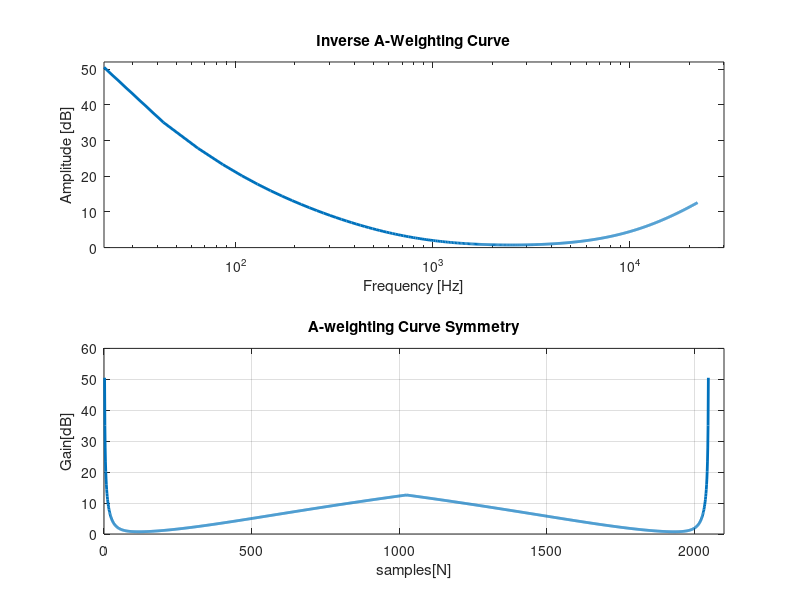
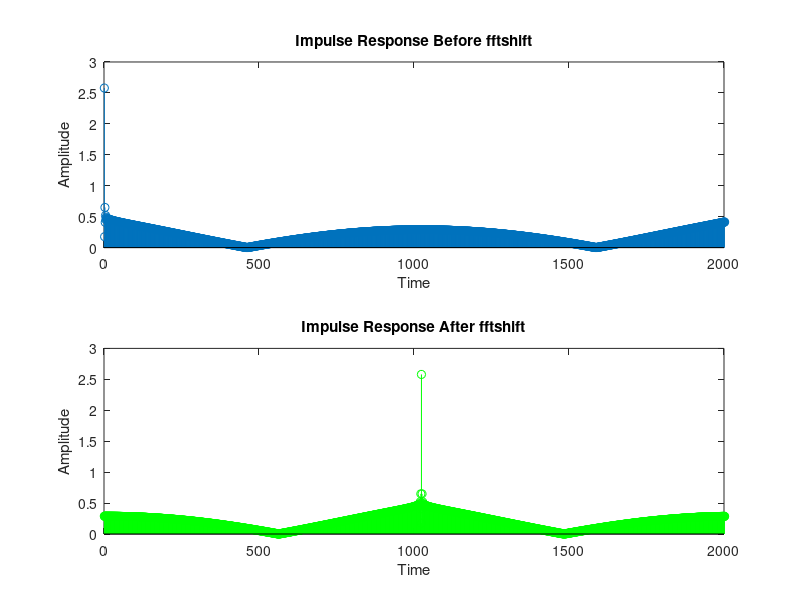
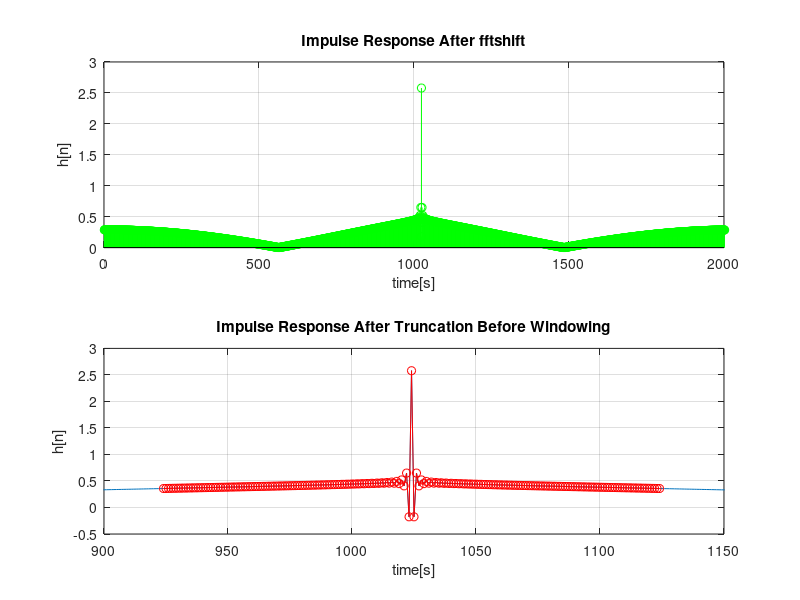
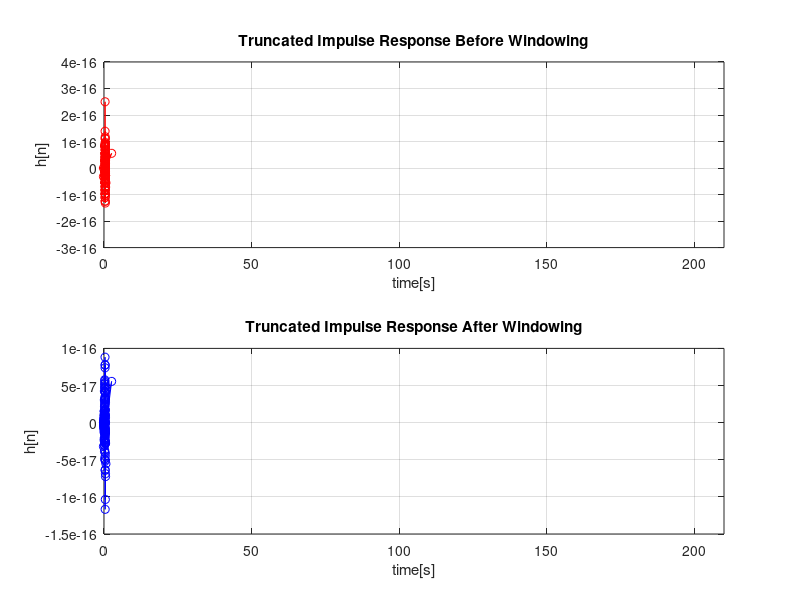

The MATLAB script that drew these images, in order:
%FIR filter design frequency - response method for loudness control
%(inverse A - weighted curve)

close all
clear all

Fs = 44100; %sampling frequency 
N = 2048;%DFT length
f = (0:N/2-1)'/(N/2) * Fs/2; %Creates a frequency vector

%%

%A - weighting curve equation

fSq = f .* f;

H = ((fSq + 20.6 .^ 2) .* (fSq + 12194 .^ 2) .* sqrt((fSq + 107.7 .^ 2).*(fSq + 737.9 .^ 2))) ./ ((12194 .^ 2) .* f .^ 4);
H(1) = 0; 

%tests A-weighting curve
figure (1);
subplot(211)
semilogx(f, (20*log10(H)),'linewidth', 2);
xlabel('Frequency [Hz]');
ylabel('Amplitude [dB]');
title('Inverse A-Weighting Curve');
ylim([0 52])
xlim([0 30000])

%%
% Symmetry

H = [H; flipud(H(2:end))]; %alternative (to below) for H using coloums instead of rows 
% (uses one line instead of two and avoids concatination errors)
 
% R(1:1024) = InvA;
% R(22051:44100 - 1) = fliplr(InvA(2:end));

%tests symmetry
subplot(212)
plot(20*log10(H),'linewidth',2) %xaxis frequency Hz (logarithimic), yaxis dB (20*log10)
grid on
xlabel('samples[N]')
ylabel('Gain[dB]')
title('A-weighting Curve Symmetry')
xlim([0 2100])

%%

%take the inverse fast fourier transform to obtain h(n) 
 
h = ifft(H); %inverse FFT of symmetrical impulse response

figure(2)
subplot(211)
stem(abs(real(h)));
title('Impulse Response Before fftshift')
ylabel('Amplitude')
xlabel('Time')
xlim([0 2000])

h = fftshift(h); %make it causal

%plots causal impulse response
subplot(212)
stem(abs(h),'g-o')
title('Impulse Response After fftshift')
ylabel('Amplitude')
xlabel('Time')
xlim([0 2000])

%%
%time limit the impulse responce

M = 100;
trunc = round(length(h)/2) + (-M:M);
ht = h(trunc);

figure(3)
subplot(211)
stem(abs(h),'g-o')
grid on
title('Impulse Response After fftshift')
ylabel('h[n]')
xlabel('time[s]')
xlim([0 2000])

subplot(212)
plot(1:length(h), h, trunc, ht, 'r-o')
grid on
title('Impulse Response After Truncation Before Windowing')
xlabel('time[s]')
ylabel('h[n]')
ylim([-0.5 3])
xlim([900 1150])

%%
% window the impulse response

h = ht.*hann(length(ht)); %window the signal to obtain the windowed impulse response 

figure(4)
subplot(211)
plot(ht,'o-r')
grid on
title('Truncated Impulse Response Before Windowing')
xlabel('time[s]')
ylabel('h[n]')
xlim([0 210])

subplot(212)
plot(h,'o-b')
grid on
title('Truncated Impulse Response After Windowing')
xlabel('time[s]')
ylabel('h[n]')
xlim([0 210]) 
%%

%FIR filter coefficients 

%The values of the impulse response of a non-recursive
%filter are the filter coefficients themselves

bn = h;

%%

%test the filter

% [X, Fs] = audioread('longer-sample');

x = randn(10000, 1) * 2 - 1; %create a random signal to test the filter
xf = filter(bn, 1, x); %filter the signal 

% x = zeros(10000, 1);%check it's working by feeding an impulse to the filter
% x(1) = 1;

F = (0:length(x)-1)/length(x)*Fs;%create a freqency axis
figure(5)
semilogx(F, 20*log10(abs(fft([x xf])))) %plots frequency axis F against, the FFT of the original signal and the filtered signal
grid on
title('FFT of Noise Signal and Filtered Noise')
legend('Unfiltered Noise', 'Filtered Noise')
ylabel('Amplitude[dB]')
xlabel('Frequency[Hz]')
xlim([20 20000])
%%